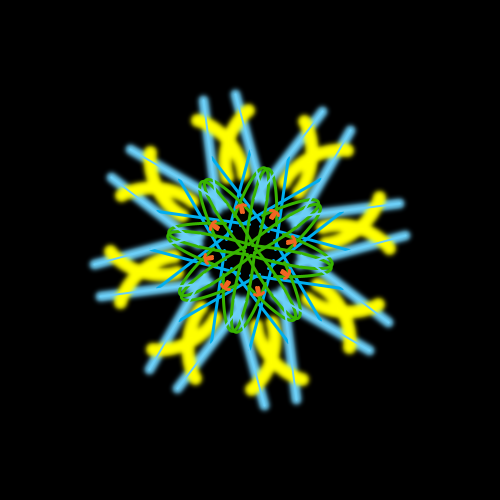
Frame 1 (no input)
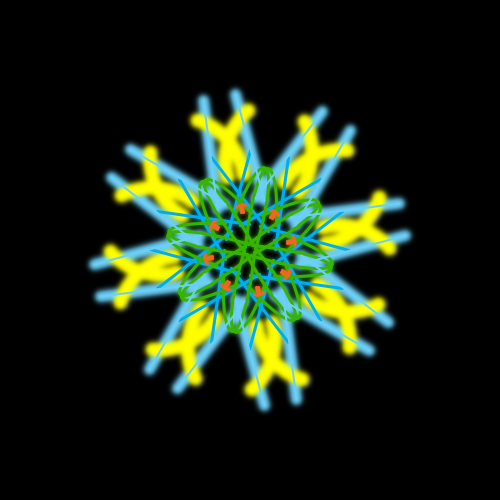
Frame 2 (the mouse pressed at the canvas centre, redrawn once)

The Processing sketch that drew these frames (run headless with seeded random() and noise(); the mouse was pressed at the canvas centre and the sketch redrawn once):

// Processing sketch: kaleidoscopeLines
// ── kaleidoscopeLines.pde
//Oscar Miniet
//Since this part only says to use the functions defined in this file,
//I am altering and adding usages of these functions in order to create my own design

int numPattern = 16;
float theta;
float rot = 2*PI/numPattern;
float delta_theta = 0.04;
color[] colors = {#FFFFFF, //white
                  #000000, //black
                  #37B400, //green
                  #E2F2F8, //light green
                  #A4D49D, //pale green
                  #8C7853, //brass
                  #00AEEF, //bright blue
                  #5573B7, //ocean blue
                  #6CCFF7, //light blue
                  #70DB93, //navy
                  #F16522, //orange
                  #DBDB70, //light yellow
                  #FFF100, //bright yellow
                  #FFFF00, //yellow
                  #FBAF00, //golden
                  #FDC68C, //dark yellow
                  #A763A9, //purple
                  #652C91, //purple blue
                  #BC8CBF, //light purple
                  #2F3192, //blue purple
                  #FF0000, //red
                  #F16D7E, //earth red
                  #ED008C, //dark red
                  #F49BC1, //pink
                  #ED00FF, //rose 
                  #8E236B, //brown red
                  #5C3317 //chocolate
};
    
void setup() {
  size(500, 500);
  background(0);
  noStroke();
  colorMode(HSB);
  noFill();
  theta = 0;
  noLoop();
  smooth();
}

void drawLines(float x1, float y1, float x2, float y2, int sw, color c) {
  int s = 1;

  for(int i=0; i<numPattern; i++) {
    rotate(rot);
    pushMatrix();
    scale(s, 1);
    
    stroke(c);
    strokeWeight(sw);
    line(x1, y1, x2, y2);

    popMatrix();
    s *= -1;
  }
    
}

void drawArcs(float cx, float cy, float w, float h, float rotEllip, float a1, float a2, int sw, color c) {
  int s = 1;
  float rotang  = 0;//rot;

  for(int i=0; i<numPattern; i++) {
    pushMatrix();
    rotate(rotang);
    scale(s, 1);
    
    pushMatrix();
    translate(cx, cy);
    rotate(rotEllip);
    stroke(c);
    strokeWeight(sw);
    arc(cx, cy, w, h, a1, a2);

    popMatrix();
    popMatrix();
    s *= -1;
    rotang+= rot;
  }
  
  
}



void draw() {
  translate(width/2, height/2);

  drawLines(45, 25, 100, 120, 10, colors[8]);
  drawArcs(2, 50, 70, 100, PI/10, -PI/4, PI/4, 13, colors[13]);

  filter(BLUR, 2);
  
  drawLines(100, 0, 10, 24, 3, colors[6]);
  drawArcs(1, 5, 160, 30, 0.1, -PI/2, PI*0.4, 3, colors[2]);
  drawArcs(10, 10, 40, 13, 0.2, -PI/4, PI/6, 3, colors[10]);
  drawLines(45, 25, 100, 120, 2, colors[8]);
  save("kaleidoscopeOM.tif");
}
